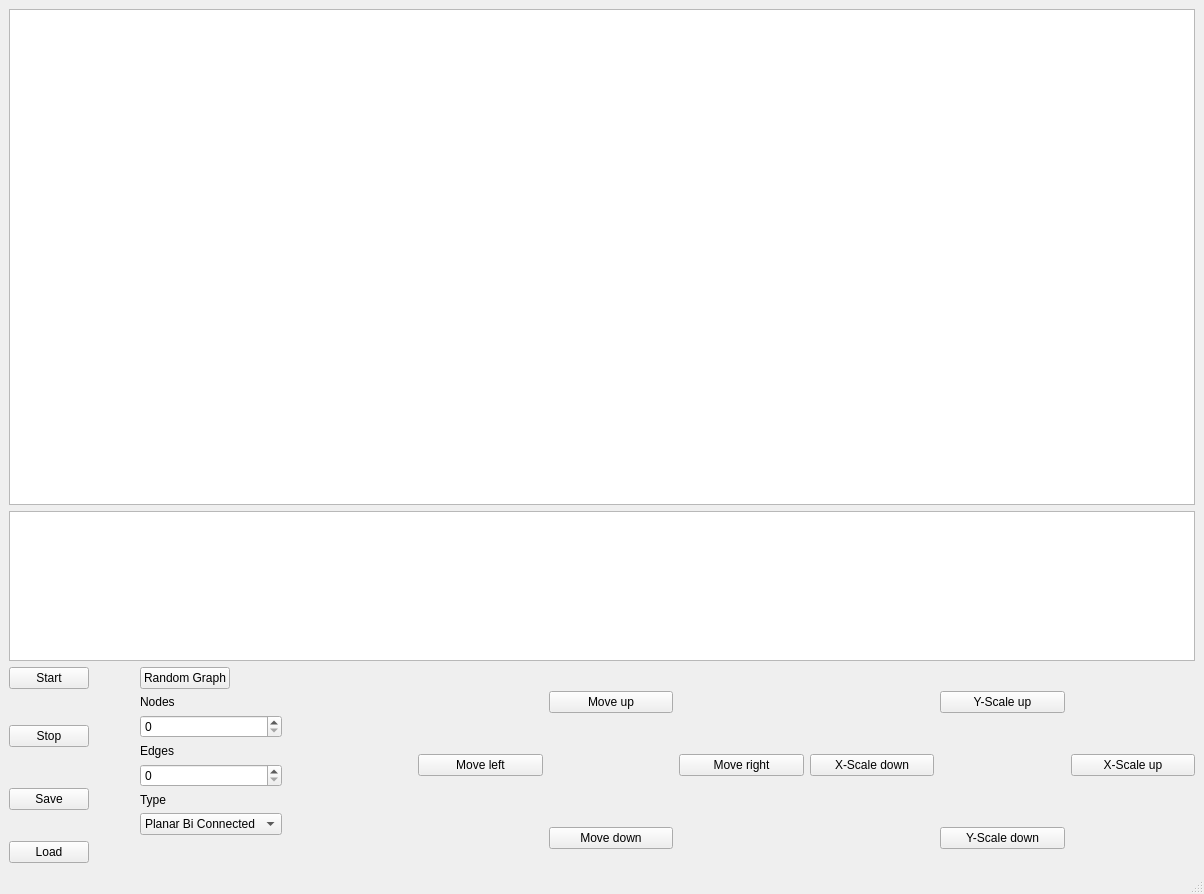
<?xml version="1.0" encoding="UTF-8"?>
<ui version="4.0">
 <class>MainWindow</class>
 <widget class="QMainWindow" name="MainWindow">
  <property name="geometry">
   <rect>
    <x>0</x>
    <y>0</y>
    <width>1204</width>
    <height>894</height>
   </rect>
  </property>
  <property name="windowTitle">
   <string>MainWindow</string>
  </property>
  <widget class="QWidget" name="centralwidget">
   <layout class="QGridLayout" name="gridLayout">
    <item row="11" column="1">
     <widget class="QSpinBox" name="edgeSpinBox">
      <property name="maximum">
       <number>1000</number>
      </property>
     </widget>
    </item>
    <item row="10" column="5" rowspan="2">
     <widget class="QPushButton" name="moveRightButton">
      <property name="text">
       <string>Move right</string>
      </property>
     </widget>
    </item>
    <item row="7" column="1" alignment="Qt::AlignLeft">
     <widget class="QPushButton" name="randomGraphButton">
      <property name="text">
       <string>Random Graph</string>
      </property>
     </widget>
    </item>
    <item row="9" column="0" rowspan="2" alignment="Qt::AlignLeft">
     <widget class="QPushButton" name="stopButton">
      <property name="text">
       <string>Stop</string>
      </property>
     </widget>
    </item>
    <item row="12" column="1">
     <widget class="QLabel" name="typeLabel">
      <property name="text">
       <string>Type</string>
      </property>
     </widget>
    </item>
    <item row="13" column="4" rowspan="2">
     <widget class="QPushButton" name="moveDownButton">
      <property name="text">
       <string>Move down</string>
      </property>
     </widget>
    </item>
    <item row="9" column="1">
     <widget class="QSpinBox" name="nodeSpinBox">
      <property name="maximum">
       <number>1000</number>
      </property>
     </widget>
    </item>
    <item row="10" column="1">
     <widget class="QLabel" name="edgeLabel">
      <property name="text">
       <string>Edges</string>
      </property>
     </widget>
    </item>
    <item row="8" column="1">
     <widget class="QLabel" name="nodeLabel">
      <property name="text">
       <string>Nodes</string>
      </property>
     </widget>
    </item>
    <item row="13" column="1">
     <widget class="QComboBox" name="graphTypeBox">
      <item>
       <property name="text">
        <string>Planar Bi Connected</string>
       </property>
      </item>
      <item>
       <property name="text">
        <string>Planar Connected</string>
       </property>
      </item>
     </widget>
    </item>
    <item row="10" column="8" rowspan="2">
     <widget class="QPushButton" name="xScaleUpButton">
      <property name="text">
       <string>X-Scale up</string>
      </property>
     </widget>
    </item>
    <item row="7" column="7" rowspan="3">
     <widget class="QPushButton" name="yScaleUpButton">
      <property name="text">
       <string>Y-Scale up</string>
      </property>
     </widget>
    </item>
    <item row="7" column="4" rowspan="3">
     <widget class="QPushButton" name="moveUpButton">
      <property name="text">
       <string>Move up</string>
      </property>
     </widget>
    </item>
    <item row="11" column="0" rowspan="3" alignment="Qt::AlignLeft">
     <widget class="QPushButton" name="saveButton">
      <property name="text">
       <string>Save</string>
      </property>
     </widget>
    </item>
    <item row="13" column="7" rowspan="2">
     <widget class="QPushButton" name="yScaleDownButton">
      <property name="text">
       <string>Y-Scale down</string>
      </property>
     </widget>
    </item>
    <item row="10" column="3" rowspan="2">
     <widget class="QPushButton" name="moveLeftButton">
      <property name="text">
       <string>Move left</string>
      </property>
     </widget>
    </item>
    <item row="14" column="0" alignment="Qt::AlignLeft">
     <widget class="QPushButton" name="loadButton">
      <property name="text">
       <string>Load</string>
      </property>
     </widget>
    </item>
    <item row="7" column="0" alignment="Qt::AlignLeft">
     <widget class="QPushButton" name="startButton">
      <property name="text">
       <string>Start</string>
      </property>
     </widget>
    </item>
    <item row="10" column="6" rowspan="2">
     <widget class="QPushButton" name="xScaleDownButton">
      <property name="text">
       <string>X-Scale down</string>
      </property>
     </widget>
    </item>
    <item row="5" column="0" colspan="9">
     <widget class="DyckView" name="dyckView">
      <property name="minimumSize">
       <size>
        <width>400</width>
        <height>150</height>
       </size>
      </property>
      <property name="maximumSize">
       <size>
        <width>16777215</width>
        <height>150</height>
       </size>
      </property>
      <property name="sizeAdjustPolicy">
       <enum>QAbstractScrollArea::AdjustToContentsOnFirstShow</enum>
      </property>
     </widget>
    </item>
    <item row="4" column="0" colspan="9">
     <widget class="GraphView" name="graphView">
      <property name="minimumSize">
       <size>
        <width>400</width>
        <height>300</height>
       </size>
      </property>
      <property name="maximumSize">
       <size>
        <width>16777215</width>
        <height>16777215</height>
       </size>
      </property>
      <property name="sizeAdjustPolicy">
       <enum>QAbstractScrollArea::AdjustToContentsOnFirstShow</enum>
      </property>
     </widget>
    </item>
   </layout>
  </widget>
  <widget class="QMenuBar" name="menubar">
   <property name="geometry">
    <rect>
     <x>0</x>
     <y>0</y>
     <width>1204</width>
     <height>22</height>
    </rect>
   </property>
  </widget>
  <widget class="QStatusBar" name="statusbar"/>
 </widget>
 <customwidgets>
  <customwidget>
   <class>GraphView</class>
   <extends>QGraphicsView</extends>
   <header>src/graphView.h</header>
  </customwidget>
  <customwidget>
   <class>DyckView</class>
   <extends>QGraphicsView</extends>
   <header>src/dyckView.h</header>
  </customwidget>
 </customwidgets>
 <resources/>
 <connections>
  <connection>
   <sender>startButton</sender>
   <signal>clicked()</signal>
   <receiver>graphView</receiver>
   <slot>start()</slot>
   <hints>
    <hint type="sourcelabel">
     <x>616</x>
     <y>641</y>
    </hint>
    <hint type="destinationlabel">
     <x>616</x>
     <y>326</y>
    </hint>
   </hints>
  </connection>
  <connection>
   <sender>saveButton</sender>
   <signal>clicked()</signal>
   <receiver>graphView</receiver>
   <slot>save()</slot>
   <hints>
    <hint type="sourcelabel">
     <x>616</x>
     <y>703</y>
    </hint>
    <hint type="destinationlabel">
     <x>616</x>
     <y>326</y>
    </hint>
   </hints>
  </connection>
  <connection>
   <sender>loadButton</sender>
   <signal>clicked()</signal>
   <receiver>graphView</receiver>
   <slot>load()</slot>
   <hints>
    <hint type="sourcelabel">
     <x>616</x>
     <y>734</y>
    </hint>
    <hint type="destinationlabel">
     <x>616</x>
     <y>326</y>
    </hint>
   </hints>
  </connection>
  <connection>
   <sender>stopButton</sender>
   <signal>clicked()</signal>
   <receiver>graphView</receiver>
   <slot>stop()</slot>
   <hints>
    <hint type="sourcelabel">
     <x>616</x>
     <y>672</y>
    </hint>
    <hint type="destinationlabel">
     <x>616</x>
     <y>326</y>
    </hint>
   </hints>
  </connection>
  <connection>
   <sender>xScaleDownButton</sender>
   <signal>clicked()</signal>
   <receiver>graphView</receiver>
   <slot>scaleXDown()</slot>
   <hints>
    <hint type="sourcelabel">
     <x>950</x>
     <y>684</y>
    </hint>
    <hint type="destinationlabel">
     <x>615</x>
     <y>327</y>
    </hint>
   </hints>
  </connection>
  <connection>
   <sender>xScaleUpButton</sender>
   <signal>clicked()</signal>
   <receiver>graphView</receiver>
   <slot>scaleXUp()</slot>
   <hints>
    <hint type="sourcelabel">
     <x>1170</x>
     <y>684</y>
    </hint>
    <hint type="destinationlabel">
     <x>615</x>
     <y>327</y>
    </hint>
   </hints>
  </connection>
  <connection>
   <sender>yScaleDownButton</sender>
   <signal>clicked()</signal>
   <receiver>graphView</receiver>
   <slot>scaleYDown()</slot>
   <hints>
    <hint type="sourcelabel">
     <x>1060</x>
     <y>714</y>
    </hint>
    <hint type="destinationlabel">
     <x>615</x>
     <y>327</y>
    </hint>
   </hints>
  </connection>
  <connection>
   <sender>yScaleUpButton</sender>
   <signal>clicked()</signal>
   <receiver>graphView</receiver>
   <slot>scaleYUp()</slot>
   <hints>
    <hint type="sourcelabel">
     <x>1060</x>
     <y>654</y>
    </hint>
    <hint type="destinationlabel">
     <x>615</x>
     <y>327</y>
    </hint>
   </hints>
  </connection>
  <connection>
   <sender>moveDownButton</sender>
   <signal>clicked()</signal>
   <receiver>graphView</receiver>
   <slot>moveDown()</slot>
   <hints>
    <hint type="sourcelabel">
     <x>734</x>
     <y>714</y>
    </hint>
    <hint type="destinationlabel">
     <x>615</x>
     <y>327</y>
    </hint>
   </hints>
  </connection>
  <connection>
   <sender>moveLeftButton</sender>
   <signal>clicked()</signal>
   <receiver>graphView</receiver>
   <slot>moveLeft()</slot>
   <hints>
    <hint type="sourcelabel">
     <x>634</x>
     <y>684</y>
    </hint>
    <hint type="destinationlabel">
     <x>615</x>
     <y>327</y>
    </hint>
   </hints>
  </connection>
  <connection>
   <sender>moveRightButton</sender>
   <signal>clicked()</signal>
   <receiver>graphView</receiver>
   <slot>moveRight()</slot>
   <hints>
    <hint type="sourcelabel">
     <x>834</x>
     <y>684</y>
    </hint>
    <hint type="destinationlabel">
     <x>615</x>
     <y>327</y>
    </hint>
   </hints>
  </connection>
  <connection>
   <sender>moveUpButton</sender>
   <signal>clicked()</signal>
   <receiver>graphView</receiver>
   <slot>moveUp()</slot>
   <hints>
    <hint type="sourcelabel">
     <x>734</x>
     <y>654</y>
    </hint>
    <hint type="destinationlabel">
     <x>615</x>
     <y>327</y>
    </hint>
   </hints>
  </connection>
  <connection>
   <sender>randomGraphButton</sender>
   <signal>clicked()</signal>
   <receiver>graphView</receiver>
   <slot>generateRandomGraph()</slot>
   <hints>
    <hint type="sourcelabel">
     <x>220</x>
     <y>579</y>
    </hint>
    <hint type="destinationlabel">
     <x>710</x>
     <y>295</y>
    </hint>
   </hints>
  </connection>
 </connections>
</ui>
